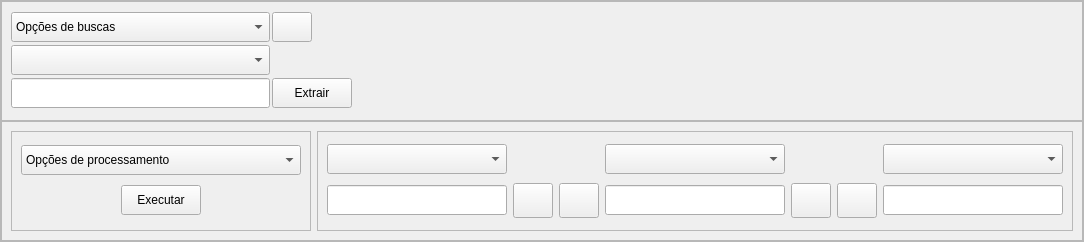
           <widget class="QFrame" name="frame_opcoes_busca_processamento">
            <property name="minimumSize">
             <size>
              <width>0</width>
              <height>0</height>
             </size>
            </property>
            <property name="maximumSize">
             <size>
              <width>16777215</width>
              <height>16777215</height>
             </size>
            </property>
            <property name="frameShape">
             <enum>QFrame::Shape::StyledPanel</enum>
            </property>
            <property name="frameShadow">
             <enum>QFrame::Shadow::Raised</enum>
            </property>
            <layout class="QVBoxLayout" name="verticalLayout_6">
             <property name="spacing">
              <number>0</number>
             </property>
             <property name="leftMargin">
              <number>0</number>
             </property>
             <property name="topMargin">
              <number>0</number>
             </property>
             <property name="rightMargin">
              <number>0</number>
             </property>
             <property name="bottomMargin">
              <number>0</number>
             </property>
             <item>
              <widget class="QFrame" name="page_opcoes_busca">
               <property name="minimumSize">
                <size>
                 <width>0</width>
                 <height>120</height>
                </size>
               </property>
               <property name="maximumSize">
                <size>
                 <width>16777215</width>
                 <height>120</height>
                </size>
               </property>
               <property name="frameShape">
                <enum>QFrame::Shape::StyledPanel</enum>
               </property>
               <property name="frameShadow">
                <enum>QFrame::Shadow::Raised</enum>
               </property>
               <widget class="QWidget" name="layoutWidget">
                <property name="geometry">
                 <rect>
                  <x>10</x>
                  <y>10</y>
                  <width>341</width>
                  <height>101</height>
                 </rect>
                </property>
                <layout class="QGridLayout" name="gridLayout_3">
                 <property name="spacing">
                  <number>2</number>
                 </property>
                 <item row="0" column="1" alignment="Qt::AlignmentFlag::AlignLeft">
                  <widget class="QPushButton" name="btn_executar_pesquisas">
                   <property name="minimumSize">
                    <size>
                     <width>30</width>
                     <height>30</height>
                    </size>
                   </property>
                   <property name="maximumSize">
                    <size>
                     <width>16777215</width>
                     <height>30</height>
                    </size>
                   </property>
                   <property name="cursor">
                    <cursorShape>PointingHandCursor</cursorShape>
                   </property>
                   <property name="text">
                    <string/>
                   </property>
                   <property name="icon">
                    <iconset resource="icon.qrc">
                     <normaloff>:/icons/icons/btn_buscar.png</normaloff>:/icons/icons/btn_buscar.png</iconset>
                   </property>
                   <property name="iconSize">
                    <size>
                     <width>18</width>
                     <height>18</height>
                    </size>
                   </property>
                  </widget>
                 </item>
                 <item row="0" column="0">
                  <widget class="QComboBox" name="combo_opcoes_busca">
                   <property name="minimumSize">
                    <size>
                     <width>0</width>
                     <height>30</height>
                    </size>
                   </property>
                   <property name="maximumSize">
                    <size>
                     <width>16777215</width>
                     <height>30</height>
                    </size>
                   </property>
                   <item>
                    <property name="text">
                     <string>Opções de buscas</string>
                    </property>
                   </item>
                   <item>
                    <property name="text">
                     <string>Buscar por NCM</string>
                    </property>
                   </item>
                   <item>
                    <property name="text">
                     <string>NCM Inválido</string>
                    </property>
                   </item>
                   <item>
                    <property name="text">
                     <string>Tudo que contém</string>
                    </property>
                   </item>
                   <item>
                    <property name="text">
                     <string>Duplicados</string>
                    </property>
                   </item>
                  </widget>
                 </item>
                 <item row="2" column="1">
                  <widget class="QPushButton" name="btn_extrair_duplicados">
                   <property name="minimumSize">
                    <size>
                     <width>0</width>
                     <height>30</height>
                    </size>
                   </property>
                   <property name="maximumSize">
                    <size>
                     <width>16777215</width>
                     <height>30</height>
                    </size>
                   </property>
                   <property name="cursor">
                    <cursorShape>PointingHandCursor</cursorShape>
                   </property>
                   <property name="text">
                    <string>Extrair</string>
                   </property>
                  </widget>
                 </item>
                 <item row="2" column="0">
                  <widget class="QLineEdit" name="txt_op_busca1">
                   <property name="minimumSize">
                    <size>
                     <width>0</width>
                     <height>30</height>
                    </size>
                   </property>
                   <property name="maximumSize">
                    <size>
                     <width>16777215</width>
                     <height>30</height>
                    </size>
                   </property>
                  </widget>
                 </item>
                 <item row="1" column="0">
                  <widget class="QComboBox" name="comboBox_opcoes_de_busca2">
                   <property name="minimumSize">
                    <size>
                     <width>0</width>
                     <height>30</height>
                    </size>
                   </property>
                   <property name="maximumSize">
                    <size>
                     <width>16777215</width>
                     <height>30</height>
                    </size>
                   </property>
                  </widget>
                 </item>
                </layout>
               </widget>
              </widget>
             </item>
             <item>
              <widget class="QFrame" name="page_opcoes_processamento">
               <property name="enabled">
                <bool>true</bool>
               </property>
               <property name="minimumSize">
                <size>
                 <width>0</width>
                 <height>120</height>
                </size>
               </property>
               <property name="maximumSize">
                <size>
                 <width>16777215</width>
                 <height>120</height>
                </size>
               </property>
               <property name="frameShape">
                <enum>QFrame::Shape::StyledPanel</enum>
               </property>
               <property name="frameShadow">
                <enum>QFrame::Shadow::Raised</enum>
               </property>
               <layout class="QHBoxLayout" name="horizontalLayout_5">
                <item>
                 <widget class="QFrame" name="frm_processamento1">
                  <property name="minimumSize">
                   <size>
                    <width>300</width>
                    <height>0</height>
                   </size>
                  </property>
                  <property name="maximumSize">
                   <size>
                    <width>300</width>
                    <height>16777215</height>
                   </size>
                  </property>
                  <property name="frameShape">
                   <enum>QFrame::Shape::StyledPanel</enum>
                  </property>
                  <property name="frameShadow">
                   <enum>QFrame::Shadow::Raised</enum>
                  </property>
                  <layout class="QVBoxLayout" name="verticalLayout_4">
                   <item>
                    <widget class="QComboBox" name="comboBox">
                     <property name="minimumSize">
                      <size>
                       <width>0</width>
                       <height>30</height>
                      </size>
                     </property>
                     <property name="maximumSize">
                      <size>
                       <width>16777215</width>
                       <height>30</height>
                      </size>
                     </property>
                     <item>
                      <property name="text">
                       <string>Opções de processamento</string>
                      </property>
                     </item>
                     <item>
                      <property name="text">
                       <string>Buscar e Substituir caracteres especiais</string>
                      </property>
                     </item>
                     <item>
                      <property name="text">
                       <string>Buscar valores negativos e mudar para zero</string>
                      </property>
                     </item>
                     <item>
                      <property name="text">
                       <string>Filtrar e copiar linhas que contém. Separar para tabela ao lado.</string>
                      </property>
                     </item>
                     <item>
                      <property name="text">
                       <string>Formatar códigos de barras</string>
                      </property>
                     </item>
                     <item>
                      <property name="text">
                       <string>Formatar CPF e CNPJ</string>
                      </property>
                     </item>
                     <item>
                      <property name="text">
                       <string>Substituir NCM</string>
                      </property>
                     </item>
                     <item>
                      <property name="text">
                       <string>Se Coluna A contém, Coluna B recebe.</string>
                      </property>
                     </item>
                     <item>
                      <property name="text">
                       <string>Tudo que contém mude para</string>
                      </property>
                     </item>
                     <item>
                      <property name="text">
                       <string>Transformar em minúsculas A-a</string>
                      </property>
                     </item>
                     <item>
                      <property name="text">
                       <string>Transformar em maiúscula a-A</string>
                      </property>
                     </item>
                    </widget>
                   </item>
                   <item alignment="Qt::AlignmentFlag::AlignHCenter">
                    <widget class="QPushButton" name="btn_executar_processamento">
                     <property name="minimumSize">
                      <size>
                       <width>0</width>
                       <height>30</height>
                      </size>
                     </property>
                     <property name="maximumSize">
                      <size>
                       <width>16777215</width>
                       <height>30</height>
                      </size>
                     </property>
                     <property name="cursor">
                      <cursorShape>PointingHandCursor</cursorShape>
                     </property>
                     <property name="text">
                      <string>Executar</string>
                     </property>
                    </widget>
                   </item>
                  </layout>
                 </widget>
                </item>
                <item>
                 <widget class="QFrame" name="frm_processamento2">
                  <property name="frameShape">
                   <enum>QFrame::Shape::StyledPanel</enum>
                  </property>
                  <property name="frameShadow">
                   <enum>QFrame::Shadow::Raised</enum>
                  </property>
                  <layout class="QGridLayout" name="gridLayout_2">
                   <item row="2" column="5">
                    <widget class="QPushButton" name="bt_retirar_combo1">
                     <property name="minimumSize">
                      <size>
                       <width>0</width>
                       <height>35</height>
                      </size>
                     </property>
                     <property name="maximumSize">
                      <size>
                       <width>16777215</width>
                       <height>35</height>
                      </size>
                     </property>
                     <property name="cursor">
                      <cursorShape>PointingHandCursor</cursorShape>
                     </property>
                     <property name="text">
                      <string/>
                     </property>
                     <property name="icon">
                      <iconset resource="icon.qrc">
                       <normaloff>:/icons/icons/minus (1).png</normaloff>:/icons/icons/minus (1).png</iconset>
                     </property>
                     <property name="iconSize">
                      <size>
                       <width>25</width>
                       <height>25</height>
                      </size>
                     </property>
                    </widget>
                   </item>
                   <item row="2" column="3">
                    <widget class="QLineEdit" name="txt_coluna_processamento2">
                     <property name="minimumSize">
                      <size>
                       <width>180</width>
                       <height>30</height>
                      </size>
                     </property>
                     <property name="maximumSize">
                      <size>
                       <width>180</width>
                       <height>30</height>
                      </size>
                     </property>
                    </widget>
                   </item>
                   <item row="2" column="2">
                    <widget class="QPushButton" name="bt_retirar_combo">
                     <property name="minimumSize">
                      <size>
                       <width>0</width>
                       <height>35</height>
                      </size>
                     </property>
                     <property name="maximumSize">
                      <size>
                       <width>16777215</width>
                       <height>35</height>
                      </size>
                     </property>
                     <property name="cursor">
                      <cursorShape>PointingHandCursor</cursorShape>
                     </property>
                     <property name="text">
                      <string/>
                     </property>
                     <property name="icon">
                      <iconset resource="icon.qrc">
                       <normaloff>:/icons/icons/minus (1).png</normaloff>:/icons/icons/minus (1).png</iconset>
                     </property>
                     <property name="iconSize">
                      <size>
                       <width>25</width>
                       <height>25</height>
                      </size>
                     </property>
                    </widget>
                   </item>
                   <item row="2" column="0">
                    <widget class="QLineEdit" name="txt_coluna_processamento1">
                     <property name="minimumSize">
                      <size>
                       <width>180</width>
                       <height>30</height>
                      </size>
                     </property>
                     <property name="maximumSize">
                      <size>
                       <width>180</width>
                       <height>30</height>
                      </size>
                     </property>
                    </widget>
                   </item>
                   <item row="0" column="0">
                    <widget class="QComboBox" name="cbx_coluna_processamento1">
                     <property name="minimumSize">
                      <size>
                       <width>180</width>
                       <height>30</height>
                      </size>
                     </property>
                     <property name="maximumSize">
                      <size>
                       <width>180</width>
                       <height>30</height>
                      </size>
                     </property>
                    </widget>
                   </item>
                   <item row="2" column="1">
                    <widget class="QPushButton" name="bt_add_combo">
                     <property name="minimumSize">
                      <size>
                       <width>0</width>
                       <height>35</height>
                      </size>
                     </property>
                     <property name="maximumSize">
                      <size>
                       <width>16777215</width>
                       <height>35</height>
                      </size>
                     </property>
                     <property name="cursor">
                      <cursorShape>PointingHandCursor</cursorShape>
                     </property>
                     <property name="text">
                      <string/>
                     </property>
                     <property name="icon">
                      <iconset resource="icon.qrc">
                       <normaloff>:/icons/icons/more.png</normaloff>:/icons/icons/more.png</iconset>
                     </property>
                     <property name="iconSize">
                      <size>
                       <width>25</width>
                       <height>25</height>
                      </size>
                     </property>
                    </widget>
                   </item>
                   <item row="0" column="3">
                    <widget class="QComboBox" name="cbx_coluna_processamento2">
                     <property name="minimumSize">
                      <size>
                       <width>180</width>
                       <height>30</height>
                      </size>
                     </property>
                     <property name="maximumSize">
                      <size>
                       <width>180</width>
                       <height>30</height>
                      </size>
                     </property>
                    </widget>
                   </item>
                   <item row="0" column="6">
                    <widget class="QComboBox" name="cbx_coluna_processamento3">
                     <property name="minimumSize">
                      <size>
                       <width>180</width>
                       <height>30</height>
                      </size>
                     </property>
                     <property name="maximumSize">
                      <size>
                       <width>180</width>
                       <height>30</height>
                      </size>
                     </property>
                    </widget>
                   </item>
                   <item row="2" column="6">
                    <widget class="QLineEdit" name="txt_coluna_processamento3">
                     <property name="minimumSize">
                      <size>
                       <width>180</width>
                       <height>30</height>
                      </size>
                     </property>
                     <property name="maximumSize">
                      <size>
                       <width>180</width>
                       <height>30</height>
                      </size>
                     </property>
                    </widget>
                   </item>
                   <item row="2" column="4">
                    <widget class="QPushButton" name="bt_add_combo2">
                     <property name="minimumSize">
                      <size>
                       <width>0</width>
                       <height>35</height>
                      </size>
                     </property>
                     <property name="maximumSize">
                      <size>
                       <width>16777215</width>
                       <height>35</height>
                      </size>
                     </property>
                     <property name="cursor">
                      <cursorShape>PointingHandCursor</cursorShape>
                     </property>
                     <property name="text">
                      <string/>
                     </property>
                     <property name="icon">
                      <iconset resource="icon.qrc">
                       <normaloff>:/icons/icons/more.png</normaloff>:/icons/icons/more.png</iconset>
                     </property>
                     <property name="iconSize">
                      <size>
                       <width>25</width>
                       <height>25</height>
                      </size>
                     </property>
                    </widget>
                   </item>
                  </layout>
                  <zorder>txt_coluna_processamento3</zorder>
                  <zorder>txt_coluna_processamento2</zorder>
                  <zorder>cbx_coluna_processamento1</zorder>
                  <zorder>bt_add_combo</zorder>
                  <zorder>txt_coluna_processamento1</zorder>
                  <zorder>bt_add_combo2</zorder>
                  <zorder>cbx_coluna_processamento3</zorder>
                  <zorder>cbx_coluna_processamento2</zorder>
                  <zorder>bt_retirar_combo1</zorder>
                  <zorder>bt_retirar_combo</zorder>
                 </widget>
                </item>
               </layout>
              </widget>
             </item>
            </layout>
           </widget>
